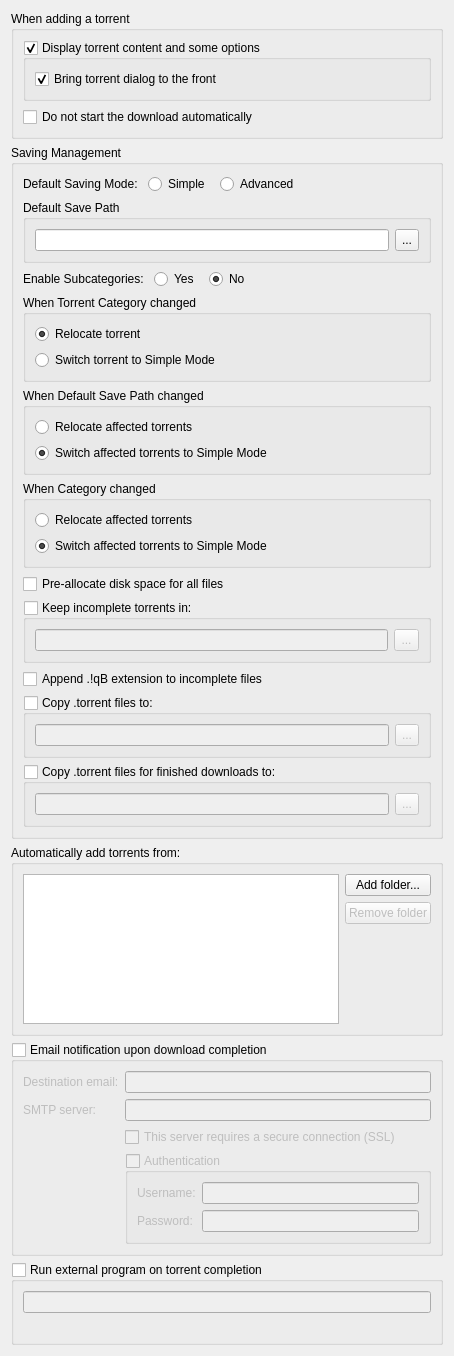
          <widget class="QWidget" name="scrollAreaWidgetContents_2">
           <property name="geometry">
            <rect>
             <x>0</x>
             <y>0</y>
             <width>454</width>
             <height>1212</height>
            </rect>
           </property>
           <layout class="QVBoxLayout" name="verticalLayout">
            <item>
             <widget class="QGroupBox" name="torrentAdditionBox">
              <property name="sizePolicy">
               <sizepolicy hsizetype="Expanding" vsizetype="Preferred">
                <horstretch>0</horstretch>
                <verstretch>0</verstretch>
               </sizepolicy>
              </property>
              <property name="title">
               <string>When adding a torrent</string>
              </property>
              <layout class="QGridLayout" name="gridLayout_5">
               <property name="bottomMargin">
                <number>9</number>
               </property>
               <item row="1" column="0">
                <widget class="QCheckBox" name="checkStartPaused">
                 <property name="text">
                  <string comment="The torrent will be added to download list in pause state">Do not start the download automatically</string>
                 </property>
                </widget>
               </item>
               <item row="0" column="0">
                <widget class="QGroupBox" name="checkAdditionDialog">
                 <property name="title">
                  <string>Display torrent content and some options</string>
                 </property>
                 <property name="checkable">
                  <bool>true</bool>
                 </property>
                 <layout class="QGridLayout" name="gridLayout_15">
                  <item row="0" column="0">
                   <widget class="QCheckBox" name="checkAdditionDialogFront">
                    <property name="text">
                     <string>Bring torrent dialog to the front</string>
                    </property>
                    <property name="checked">
                     <bool>true</bool>
                    </property>
                   </widget>
                  </item>
                 </layout>
                </widget>
               </item>
              </layout>
             </widget>
            </item>
            <item>
             <widget class="QGroupBox" name="groupSavingManagement">
              <property name="sizePolicy">
               <sizepolicy hsizetype="Expanding" vsizetype="Preferred">
                <horstretch>0</horstretch>
                <verstretch>0</verstretch>
               </sizepolicy>
              </property>
              <property name="title">
               <string>Saving Management</string>
              </property>
              <layout class="QVBoxLayout" name="verticalLayout_25">
               <item>
                <layout class="QHBoxLayout" name="horizontalLayout_7">
                 <property name="spacing">
                  <number>10</number>
                 </property>
                 <item>
                  <widget class="QLabel" name="label_4">
                   <property name="text">
                    <string>Default Saving Mode:</string>
                   </property>
                  </widget>
                 </item>
                 <item>
                  <widget class="QRadioButton" name="radioBtnSimpleMode">
                   <property name="text">
                    <string>Simple</string>
                   </property>
                   <property name="checked">
                    <bool>true</bool>
                   </property>
                  </widget>
                 </item>
                 <item>
                  <widget class="QRadioButton" name="radioBtnAdvancedMode">
                   <property name="text">
                    <string>Advanced</string>
                   </property>
                  </widget>
                 </item>
                 <item>
                  <spacer name="horizontalSpacer_16">
                   <property name="orientation">
                    <enum>Qt::Horizontal</enum>
                   </property>
                   <property name="sizeHint" stdset="0">
                    <size>
                     <width>40</width>
                     <height>20</height>
                    </size>
                   </property>
                  </spacer>
                 </item>
                </layout>
               </item>
               <item>
                <widget class="QGroupBox" name="groupDefaultSavePath">
                 <property name="title">
                  <string>Default Save Path</string>
                 </property>
                 <layout class="QVBoxLayout" name="verticalLayout_26">
                  <property name="bottomMargin">
                   <number>9</number>
                  </property>
                  <item>
                   <layout class="QHBoxLayout" name="horizontalLayout_10">
                    <item>
                     <widget class="QLineEdit" name="textSavePath">
                      <property name="sizePolicy">
                       <sizepolicy hsizetype="Expanding" vsizetype="Fixed">
                        <horstretch>0</horstretch>
                        <verstretch>0</verstretch>
                       </sizepolicy>
                      </property>
                      <property name="text">
                       <string/>
                      </property>
                     </widget>
                    </item>
                    <item>
                     <widget class="QToolButton" name="browseSaveDirButton">
                      <property name="enabled">
                       <bool>true</bool>
                      </property>
                      <property name="minimumSize">
                       <size>
                        <width>22</width>
                        <height>22</height>
                       </size>
                      </property>
                      <property name="maximumSize">
                       <size>
                        <width>25</width>
                        <height>27</height>
                       </size>
                      </property>
                      <property name="text">
                       <string notr="true">...</string>
                      </property>
                     </widget>
                    </item>
                   </layout>
                  </item>
                 </layout>
                </widget>
               </item>
               <item>
                <layout class="QHBoxLayout" name="horizontalLayout_8">
                 <property name="spacing">
                  <number>10</number>
                 </property>
                 <item>
                  <widget class="QLabel" name="labelEnableSubcategories">
                   <property name="text">
                    <string>Enable Subcategories:</string>
                   </property>
                  </widget>
                 </item>
                 <item>
                  <widget class="QRadioButton" name="radioBtnEnableSubcategories">
                   <property name="text">
                    <string>Yes</string>
                   </property>
                   <attribute name="buttonGroup">
                    <string notr="true">buttonGroup</string>
                   </attribute>
                  </widget>
                 </item>
                 <item>
                  <widget class="QRadioButton" name="radioBtnDisableSubcategories">
                   <property name="text">
                    <string>No</string>
                   </property>
                   <property name="checked">
                    <bool>true</bool>
                   </property>
                   <attribute name="buttonGroup">
                    <string notr="true">buttonGroup</string>
                   </attribute>
                  </widget>
                 </item>
                 <item>
                  <spacer name="horizontalSpacer_17">
                   <property name="orientation">
                    <enum>Qt::Horizontal</enum>
                   </property>
                   <property name="sizeHint" stdset="0">
                    <size>
                     <width>40</width>
                     <height>20</height>
                    </size>
                   </property>
                  </spacer>
                 </item>
                </layout>
               </item>
               <item>
                <widget class="QGroupBox" name="groupCategoryChanged">
                 <property name="title">
                  <string>When Torrent Category changed</string>
                 </property>
                 <layout class="QFormLayout" name="formLayout_6">
                  <item row="0" column="0">
                   <widget class="QRadioButton" name="radioBtnRelocateOnCategoryChanged">
                    <property name="text">
                     <string>Relocate torrent</string>
                    </property>
                    <property name="checked">
                     <bool>true</bool>
                    </property>
                   </widget>
                  </item>
                  <item row="1" column="0">
                   <widget class="QRadioButton" name="radioBtnDisableASMOnCategoryChanged">
                    <property name="text">
                     <string>Switch torrent to Simple Mode</string>
                    </property>
                    <property name="checked">
                     <bool>false</bool>
                    </property>
                   </widget>
                  </item>
                 </layout>
                </widget>
               </item>
               <item>
                <widget class="QGroupBox" name="groupDefaultSavePathChanged">
                 <property name="title">
                  <string>When Default Save Path changed</string>
                 </property>
                 <layout class="QFormLayout" name="formLayout_7">
                  <item row="0" column="0">
                   <widget class="QRadioButton" name="radioBtnRelocateOnDefaultSavePathChanged">
                    <property name="text">
                     <string>Relocate affected torrents</string>
                    </property>
                   </widget>
                  </item>
                  <item row="1" column="0">
                   <widget class="QRadioButton" name="radioBtnDisableASMOnDefaultSavePathChanged">
                    <property name="text">
                     <string>Switch affected torrents to Simple Mode</string>
                    </property>
                    <property name="checked">
                     <bool>true</bool>
                    </property>
                   </widget>
                  </item>
                 </layout>
                </widget>
               </item>
               <item>
                <widget class="QGroupBox" name="groupCategorySavePathChanged">
                 <property name="title">
                  <string>When Category changed</string>
                 </property>
                 <layout class="QFormLayout" name="formLayout_8">
                  <item row="0" column="0">
                   <widget class="QRadioButton" name="radioBtnRelocateOnCategorySavePathChanged">
                    <property name="text">
                     <string>Relocate affected torrents</string>
                    </property>
                   </widget>
                  </item>
                  <item row="1" column="0">
                   <widget class="QRadioButton" name="radioBtnDisableASMOnCategorySavePathChanged">
                    <property name="text">
                     <string>Switch affected torrents to Simple Mode</string>
                    </property>
                    <property name="checked">
                     <bool>true</bool>
                    </property>
                   </widget>
                  </item>
                 </layout>
                </widget>
               </item>
               <item>
                <widget class="QCheckBox" name="checkPreallocateAll">
                 <property name="text">
                  <string>Pre-allocate disk space for all files</string>
                 </property>
                </widget>
               </item>
               <item>
                <widget class="QGroupBox" name="checkTempFolder">
                 <property name="title">
                  <string>Keep incomplete torrents in:</string>
                 </property>
                 <property name="checkable">
                  <bool>true</bool>
                 </property>
                 <property name="checked">
                  <bool>false</bool>
                 </property>
                 <layout class="QGridLayout" name="gridLayout_3">
                  <property name="bottomMargin">
                   <number>9</number>
                  </property>
                  <item row="0" column="0">
                   <widget class="QLineEdit" name="textTempPath"/>
                  </item>
                  <item row="0" column="1">
                   <widget class="QToolButton" name="browseTempDirButton">
                    <property name="sizePolicy">
                     <sizepolicy hsizetype="Fixed" vsizetype="Fixed">
                      <horstretch>25</horstretch>
                      <verstretch>27</verstretch>
                     </sizepolicy>
                    </property>
                    <property name="minimumSize">
                     <size>
                      <width>22</width>
                      <height>22</height>
                     </size>
                    </property>
                    <property name="maximumSize">
                     <size>
                      <width>25</width>
                      <height>27</height>
                     </size>
                    </property>
                    <property name="text">
                     <string notr="true">...</string>
                    </property>
                   </widget>
                  </item>
                 </layout>
                </widget>
               </item>
               <item>
                <widget class="QCheckBox" name="checkAppendqB">
                 <property name="text">
                  <string>Append .!qB extension to incomplete files</string>
                 </property>
                </widget>
               </item>
               <item>
                <widget class="QGroupBox" name="checkExportDir">
                 <property name="sizePolicy">
                  <sizepolicy hsizetype="Preferred" vsizetype="Preferred">
                   <horstretch>0</horstretch>
                   <verstretch>0</verstretch>
                  </sizepolicy>
                 </property>
                 <property name="title">
                  <string>Copy .torrent files to:</string>
                 </property>
                 <property name="checkable">
                  <bool>true</bool>
                 </property>
                 <property name="checked">
                  <bool>false</bool>
                 </property>
                 <layout class="QGridLayout" name="gridLayout_4">
                  <property name="bottomMargin">
                   <number>9</number>
                  </property>
                  <item row="0" column="0">
                   <widget class="QLineEdit" name="textExportDir"/>
                  </item>
                  <item row="0" column="1">
                   <widget class="QToolButton" name="browseExportDirButton">
                    <property name="minimumSize">
                     <size>
                      <width>22</width>
                      <height>22</height>
                     </size>
                    </property>
                    <property name="maximumSize">
                     <size>
                      <width>25</width>
                      <height>27</height>
                     </size>
                    </property>
                    <property name="text">
                     <string notr="true">...</string>
                    </property>
                   </widget>
                  </item>
                 </layout>
                </widget>
               </item>
               <item>
                <widget class="QGroupBox" name="checkExportDirFin">
                 <property name="sizePolicy">
                  <sizepolicy hsizetype="Preferred" vsizetype="Preferred">
                   <horstretch>0</horstretch>
                   <verstretch>0</verstretch>
                  </sizepolicy>
                 </property>
                 <property name="focusPolicy">
                  <enum>Qt::StrongFocus</enum>
                 </property>
                 <property name="title">
                  <string>Copy .torrent files for finished downloads to:</string>
                 </property>
                 <property name="checkable">
                  <bool>true</bool>
                 </property>
                 <property name="checked">
                  <bool>false</bool>
                 </property>
                 <layout class="QGridLayout" name="gridLayout_13">
                  <property name="bottomMargin">
                   <number>9</number>
                  </property>
                  <item row="0" column="0">
                   <widget class="QLineEdit" name="textExportDirFin"/>
                  </item>
                  <item row="0" column="1">
                   <widget class="QToolButton" name="browseExportDirFinButton">
                    <property name="minimumSize">
                     <size>
                      <width>22</width>
                      <height>22</height>
                     </size>
                    </property>
                    <property name="maximumSize">
                     <size>
                      <width>25</width>
                      <height>27</height>
                     </size>
                    </property>
                    <property name="text">
                     <string notr="true">...</string>
                    </property>
                   </widget>
                  </item>
                 </layout>
                </widget>
               </item>
              </layout>
             </widget>
            </item>
            <item>
             <spacer name="verticalSpacer_5">
              <property name="orientation">
               <enum>Qt::Vertical</enum>
              </property>
              <property name="sizeHint" stdset="0">
               <size>
                <width>20</width>
                <height>40</height>
               </size>
              </property>
             </spacer>
            </item>
            <item>
             <widget class="QGroupBox" name="groupBox_2">
              <property name="title">
               <string>Automatically add torrents from:</string>
              </property>
              <layout class="QVBoxLayout" name="verticalLayout_38">
               <property name="bottomMargin">
                <number>9</number>
               </property>
               <item>
                <layout class="QHBoxLayout" name="horizontalLayout_16">
                 <item>
                  <widget class="QTreeView" name="scanFoldersView">
                   <property name="sizePolicy">
                    <sizepolicy hsizetype="Expanding" vsizetype="Expanding">
                     <horstretch>0</horstretch>
                     <verstretch>1</verstretch>
                    </sizepolicy>
                   </property>
                   <property name="minimumSize">
                    <size>
                     <width>250</width>
                     <height>150</height>
                    </size>
                   </property>
                   <property name="editTriggers">
                    <set>QAbstractItemView::AllEditTriggers</set>
                   </property>
                   <property name="selectionMode">
                    <enum>QAbstractItemView::SingleSelection</enum>
                   </property>
                   <property name="selectionBehavior">
                    <enum>QAbstractItemView::SelectRows</enum>
                   </property>
                   <property name="textElideMode">
                    <enum>Qt::ElideNone</enum>
                   </property>
                   <property name="rootIsDecorated">
                    <bool>false</bool>
                   </property>
                   <attribute name="headerDefaultSectionSize">
                    <number>80</number>
                   </attribute>
                   <attribute name="headerStretchLastSection">
                    <bool>false</bool>
                   </attribute>
                  </widget>
                 </item>
                 <item>
                  <layout class="QVBoxLayout" name="verticalLayout_37">
                   <item>
                    <widget class="QPushButton" name="addScanFolderButton">
                     <property name="text">
                      <string>Add folder...</string>
                     </property>
                    </widget>
                   </item>
                   <item>
                    <widget class="QPushButton" name="removeScanFolderButton">
                     <property name="enabled">
                      <bool>false</bool>
                     </property>
                     <property name="text">
                      <string>Remove folder</string>
                     </property>
                    </widget>
                   </item>
                   <item>
                    <spacer name="verticalSpacer_6">
                     <property name="orientation">
                      <enum>Qt::Vertical</enum>
                     </property>
                     <property name="sizeHint" stdset="0">
                      <size>
                       <width>20</width>
                       <height>40</height>
                      </size>
                     </property>
                    </spacer>
                   </item>
                  </layout>
                 </item>
                </layout>
               </item>
              </layout>
             </widget>
            </item>
            <item>
             <widget class="QGroupBox" name="groupMailNotification">
              <property name="title">
               <string>Email notification upon download completion</string>
              </property>
              <property name="checkable">
               <bool>true</bool>
              </property>
              <property name="checked">
               <bool>false</bool>
              </property>
              <layout class="QVBoxLayout" name="verticalLayout_21">
               <item>
                <layout class="QFormLayout" name="formLayout">
                 <item row="0" column="0">
                  <widget class="QLabel" name="label_2">
                   <property name="text">
                    <string>Destination email:</string>
                   </property>
                  </widget>
                 </item>
                 <item row="0" column="1">
                  <widget class="QLineEdit" name="dest_email_txt"/>
                 </item>
                 <item row="1" column="0">
                  <widget class="QLabel" name="label_3">
                   <property name="text">
                    <string>SMTP server:</string>
                   </property>
                  </widget>
                 </item>
                 <item row="1" column="1">
                  <widget class="QLineEdit" name="smtp_server_txt"/>
                 </item>
                 <item row="3" column="1">
                  <widget class="QGroupBox" name="groupMailNotifAuth">
                   <property name="title">
                    <string>Authentication</string>
                   </property>
                   <property name="checkable">
                    <bool>true</bool>
                   </property>
                   <property name="checked">
                    <bool>false</bool>
                   </property>
                   <layout class="QFormLayout" name="formLayout_2">
                    <item row="0" column="0">
                     <widget class="QLabel" name="label_7">
                      <property name="text">
                       <string>Username:</string>
                      </property>
                     </widget>
                    </item>
                    <item row="0" column="1">
                     <widget class="QLineEdit" name="mailNotifUsername"/>
                    </item>
                    <item row="1" column="0">
                     <widget class="QLabel" name="label_8">
                      <property name="text">
                       <string>Password:</string>
                      </property>
                     </widget>
                    </item>
                    <item row="1" column="1">
                     <widget class="QLineEdit" name="mailNotifPassword">
                      <property name="echoMode">
                       <enum>QLineEdit::Password</enum>
                      </property>
                     </widget>
                    </item>
                   </layout>
                  </widget>
                 </item>
                 <item row="2" column="1">
                  <widget class="QCheckBox" name="checkSmtpSSL">
                   <property name="text">
                    <string>This server requires a secure connection (SSL)</string>
                   </property>
                  </widget>
                 </item>
                </layout>
               </item>
              </layout>
             </widget>
            </item>
            <item>
             <widget class="QGroupBox" name="autoRunBox">
              <property name="title">
               <string>Run external program on torrent completion</string>
              </property>
              <property name="checkable">
               <bool>true</bool>
              </property>
              <property name="checked">
               <bool>false</bool>
              </property>
              <layout class="QVBoxLayout" name="verticalLayout_19">
               <item>
                <widget class="QLineEdit" name="autoRun_txt"/>
               </item>
               <item>
                <widget class="QLabel" name="autoRun_param"/>
               </item>
              </layout>
             </widget>
            </item>
           </layout>
          </widget>
